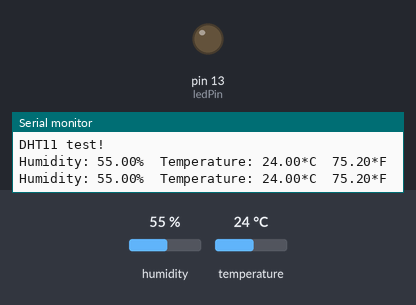
Recording of a sketch running on a simulated Arduino Uno, built with avr-gcc and run on an emulated ATmega328P. Parts: output pins drawn as LEDs (lit = HIGH), the last lines printed to the serial monitor. The test bench sets the inputs (shaded band); at power-on: humidity 55 %, temperature 24 °C.

Above: at 5.3 s.
5.4 s: humidity set to 69 %
9.0 s: humidity set to 72 %
At 9.9 s:
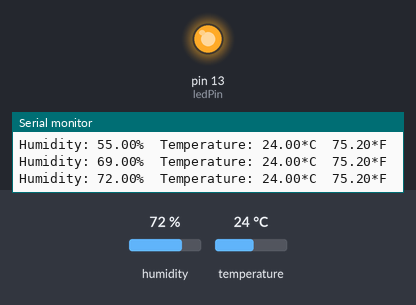
16.4 s: humidity set to 22 %
At 17.3 s:
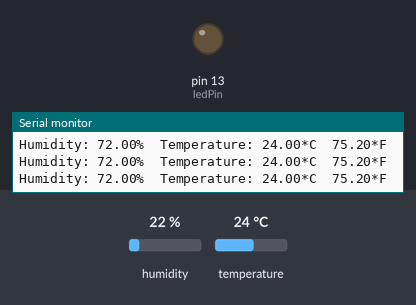
20.0 s: humidity set to 88 %
At 21.5 s:
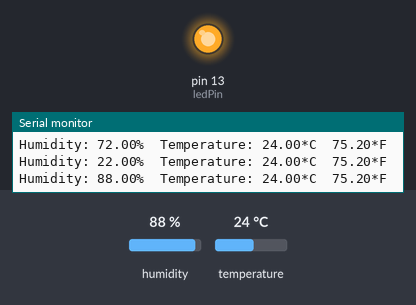
Timing chart, 0 to 28.4 s (numbered marks = the images above; inputs shaded):
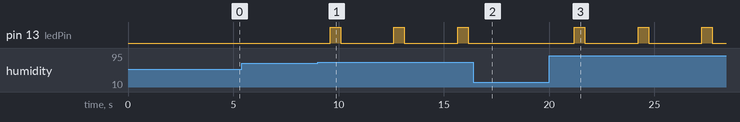

The sketch:

lab2_2.ino
```cpp
#include "DHT.h"

#define DHTPIN A0
#define DHTTYPE DHT11

DHT dht(DHTPIN, DHTTYPE); // Initialize DHT sensor

int ledPin = 13;

void setup() {
  pinMode(ledPin,OUTPUT);
  Serial.begin(9600);
  Serial.println("DHT11 test!");
  dht.begin();
}

void loop() {
  // 等待兩秒再測量一次（DHT11 讀取頻率較慢）
  delay(2000);

  float h = dht.readHumidity();
  float t = dht.readTemperature();
  float f = dht.readTemperature(true);

  // 檢查是否有讀取失敗的情況
  if (isnan(h) || isnan(t) || isnan(f)) {
    Serial.println("Failed to read from DHT sensor!");
    return;
  }

  Serial.print("Humidity: ");
  Serial.print(h);
  Serial.print("%\t");
  Serial.print("Temperature: ");
  Serial.print(t);
  Serial.print("*C\t");
  Serial.print(f);
  Serial.println("*F");

  if(h > 70 || t > 28)
  {
    digitalWrite(ledPin,HIGH);
    delay(500);
    digitalWrite(ledPin,LOW);
    delay(500);
  }
  else
  {
    digitalWrite(ledPin,LOW);
    delay(500);
  }
}
```

Measured:
- the behaviour switches between 70 and 71 % on humidity (found by bisection; images 0 and 1)
- after the input at 9.0 s, pin 13 (ledPin): alternates HIGH for 0.50 s and LOW for 2.5 s, starting after 0.60 s
- after the input at 16.4 s, pin 13 (ledPin): stays LOW (without the input it goes to HIGH after 2.3 s)
- after the input at 20.0 s, pin 13 (ledPin): alternates HIGH for 0.50 s and LOW for 2.5 s, starting after 1.2 s
